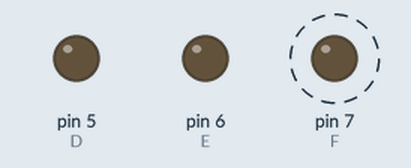
The sketch below on a simulated Arduino Uno, built with avr-gcc and run on an emulated ATmega328P. On the bench: output pins drawn as LEDs (lit = HIGH). Dashed ring = blinking.

Above: at 0.15 s.
Timing chart, 0 to 17.9 s (numbered marks = the images above):
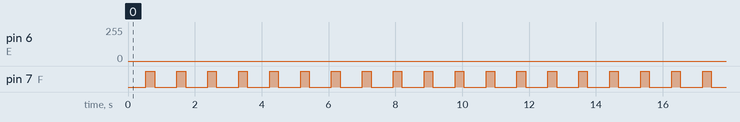

Measured:
- by itself, pin 7 (F): alternates HIGH for 0.26 s and LOW for 0.67 s

The sketch:

arduinopwm1.ino
```cpp
int D = 5;
int E = 6;
int F = 7;

void setup() {
    pinMode(D, OUTPUT);
    pinMode(E, OUTPUT);
    pinMode(F, OUTPUT);
}

void loop() {
    // Fade in and out for led_pin
    for (int i = 0; i < 50; i++) {
        analogWrite(D, i);
        delay(1); // Reduced delay
    }
    for (int i = 50; i >= 0; i--) {
        analogWrite(D, i);
        delay(1); // Reduced delay
    }
    // Turn off other LEDs
    analogWrite(E, 0);
    analogWrite(F, 0);

    // Fade in and out for led_pin1
    for (int i = 0; i < 150; i++) {
        analogWrite(E, i);
        delay(1); // Reduced delay
    }
    for (int i = 150; i >= 0; i--) {
        analogWrite(E, i);
        delay(1); // Reduced delay
    }
    // Turn off other LEDs
    analogWrite(D, 0);
    analogWrite(F, 0);

    // Fade in and out for led_pin2
    for (int i = 0; i < 255; i++) {
        analogWrite(F, i);
        delay(1); // Reduced delay
    }
    for (int i = 255; i >= 0; i--) {
        analogWrite(F, i);
        delay(1); // Reduced delay
    }
    // Turn off other LEDs
    analogWrite(D, 0);
    analogWrite(E, 0);
}
```
